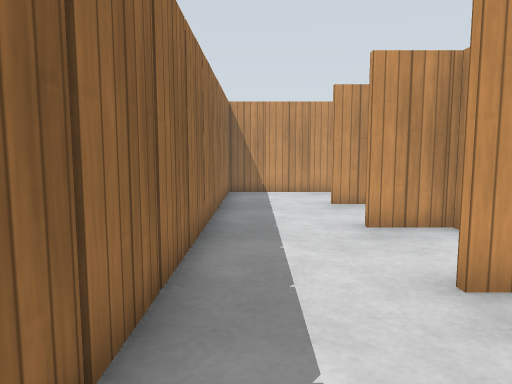
view 1 (above)

22 first-person views from a walk through a robot-simulator world made for Gazebo. The camera is 0.86 m above the floor, tilts 6° down and sees 70° across. The floor is counted in squares, 0.5 m on a side. Each view is taken from the middle of a square. On the plan, view 1 faces up. The plan holds only what a view shows up to about 17 squares ahead; the rest is blank. Gazebo's built-in surfaces are drawn with simple patterns.

view 2
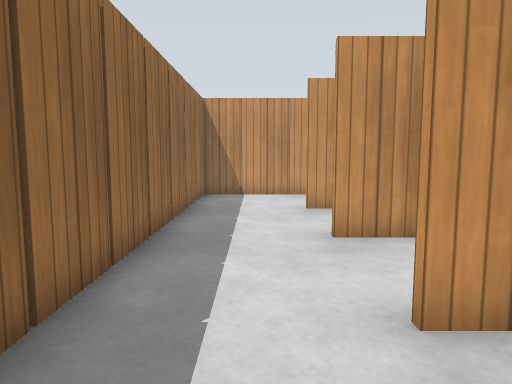

view 3
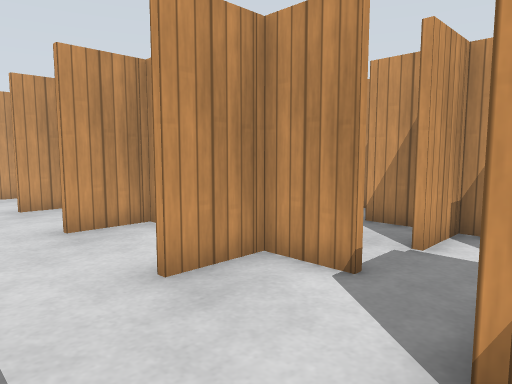

view 4
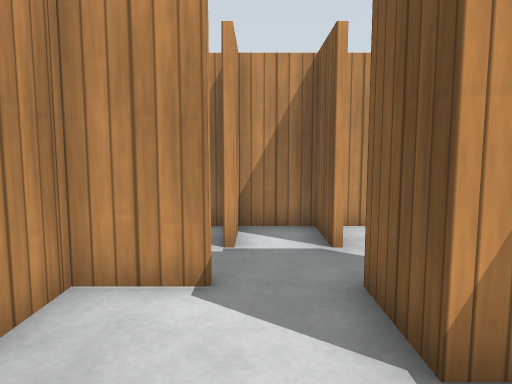

view 5
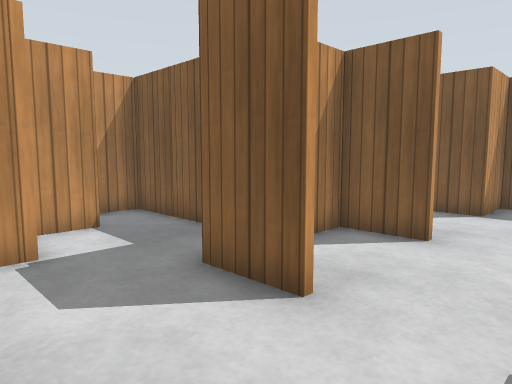

view 6
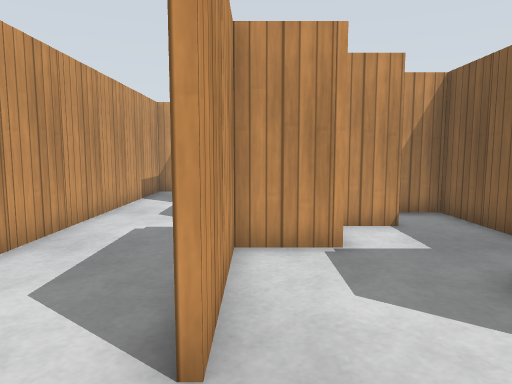

view 7
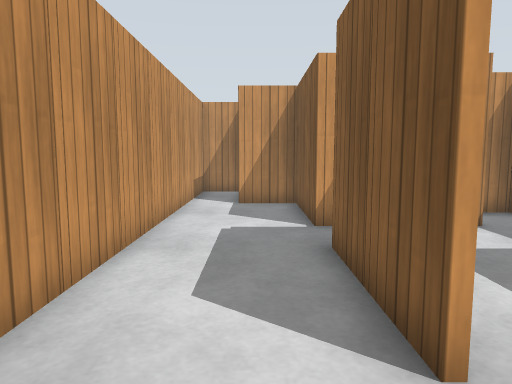

view 8
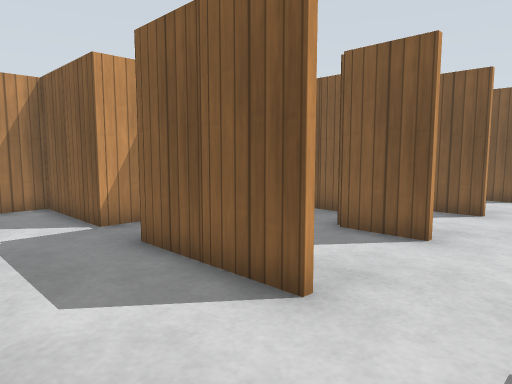

view 9
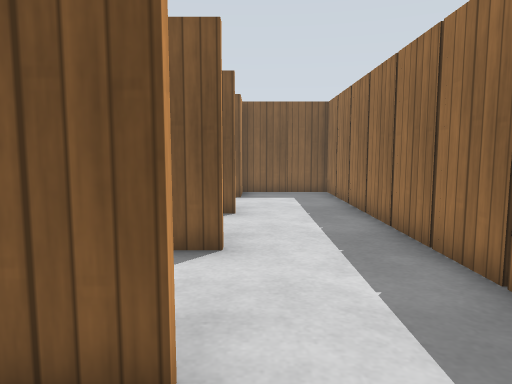

view 10
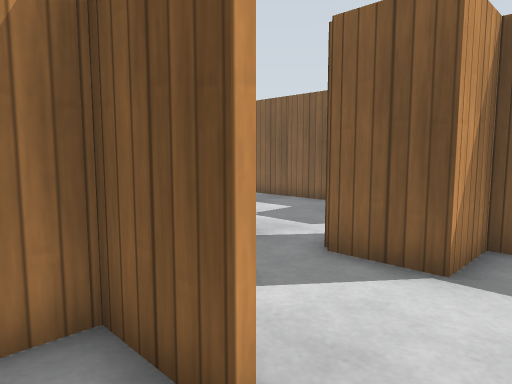

view 11
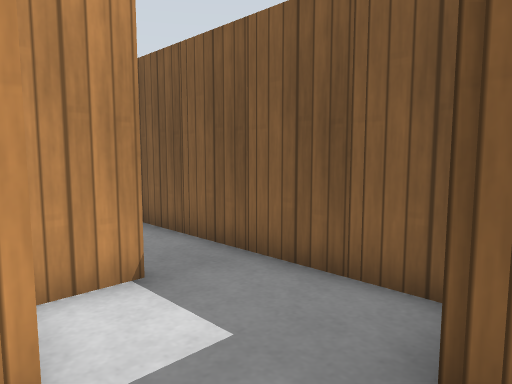

view 12
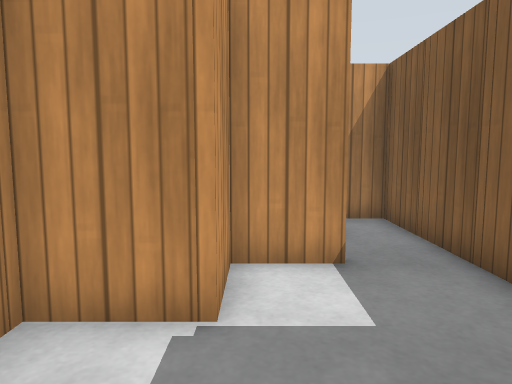

view 13
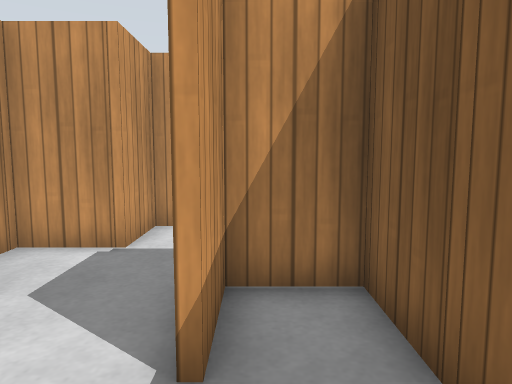

view 14
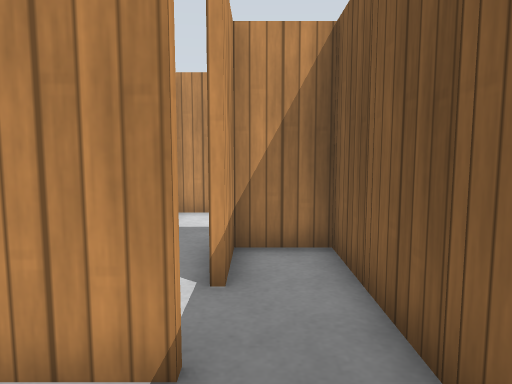

view 15
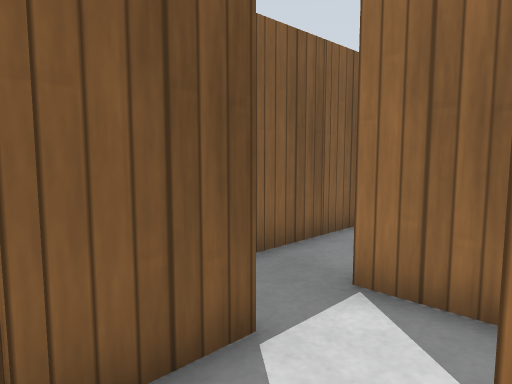

view 16
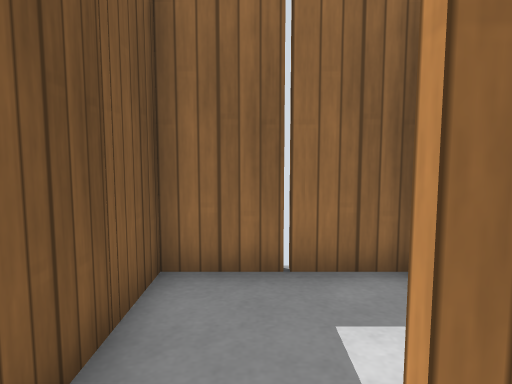

view 17
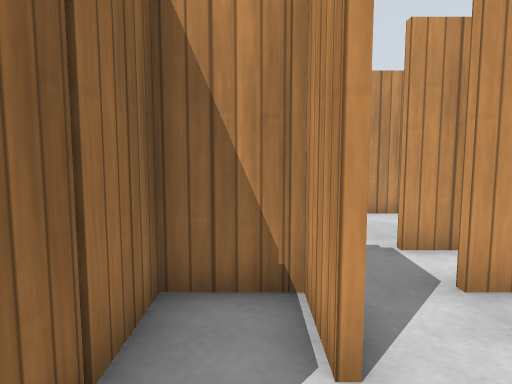

view 18
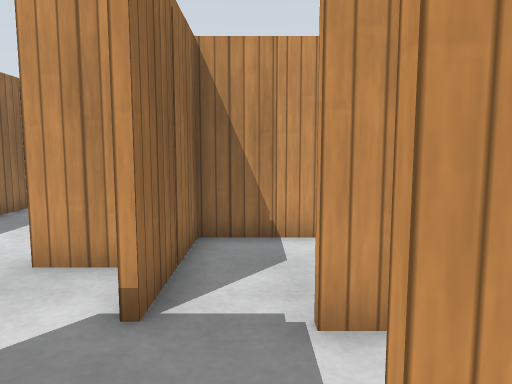

view 19
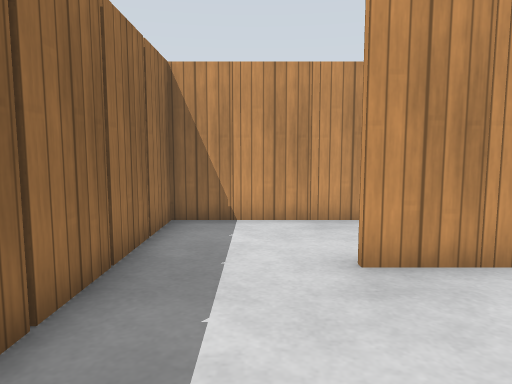

view 20
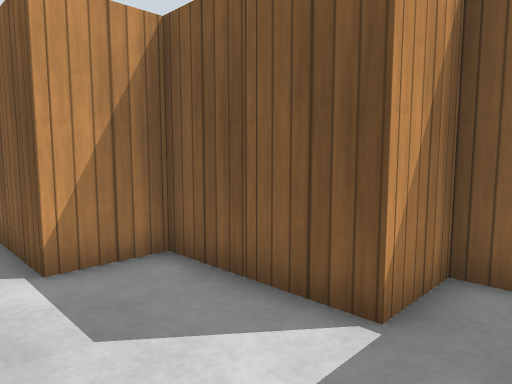

view 21
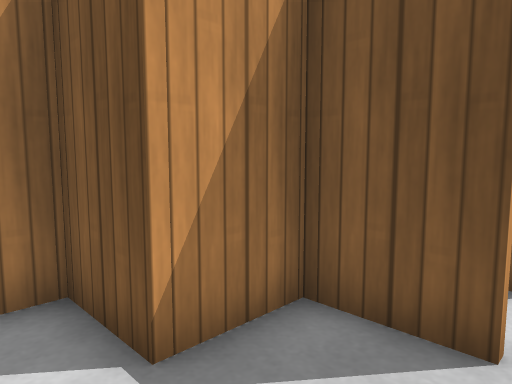

view 22
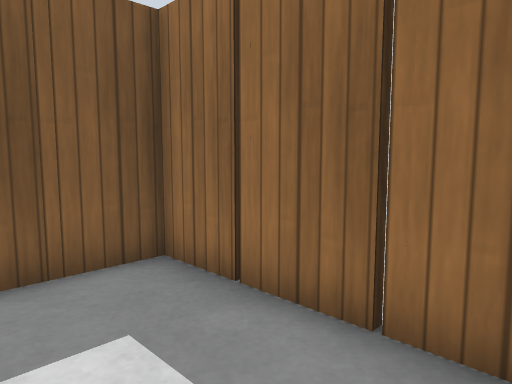

### Floor plan
Key: @ floor where view 1 was taken; # wall or solid block; . floor; P wooden post; O other object.
Columns run from 2 left of view 1 to 17 right of it. Each row starts with its distance up from view 1.
 17  ##P#P#P#P#P#P#P#O##
 16  #................O#
 15  P..............#P
 14  #.............#P
 13  P...##P#P..#P#P
 12  #.......#.#P P
 11  P.......##P
 10  #........P#
  9  P...##P...#
  8  #.....#.....#
  7  P.....##P#P#P
  6  #.....#....P#
  5  P...##P....#P
  4  #....P#...#P
  3  P.....#.##P
  2 ##........P#
  1  P....#P.##P
  0  #@..#P#..P#
 -1  ##P#P.#...##
 -2 ##..P#......P#
 -3 #P...#.##P...#
 -4 ##.......#.......#
 -5  #.......#.......#
 -6   P#P#P#P#P#P#P#P

Positions as (right, up) in squares from view 1, and headings:
1: (0, 0), facing up
2: (1, 1), facing up
3: (0, 0), facing up-right
4: (0, 2), facing right
5: (0, 12), facing down-right
6: (0, 12), facing right
7: (0, 14), facing right
8: (0, 16), facing down-right
9: (2, 15), facing down
10: (1, 6), facing down-right
11: (6, -1), facing down-right
12: (5, -2), facing right
13: (2, -4), facing right
14: (0, -4), facing right
15: (7, -1), facing down-left
16: (4, -4), facing left
17: (4, -4), facing up
18: (6, -1), facing up
19: (1, 7), facing up
20: (7, 16), facing down-right
21: (6, 6), facing down-right
22: (2, 4), facing down-left
